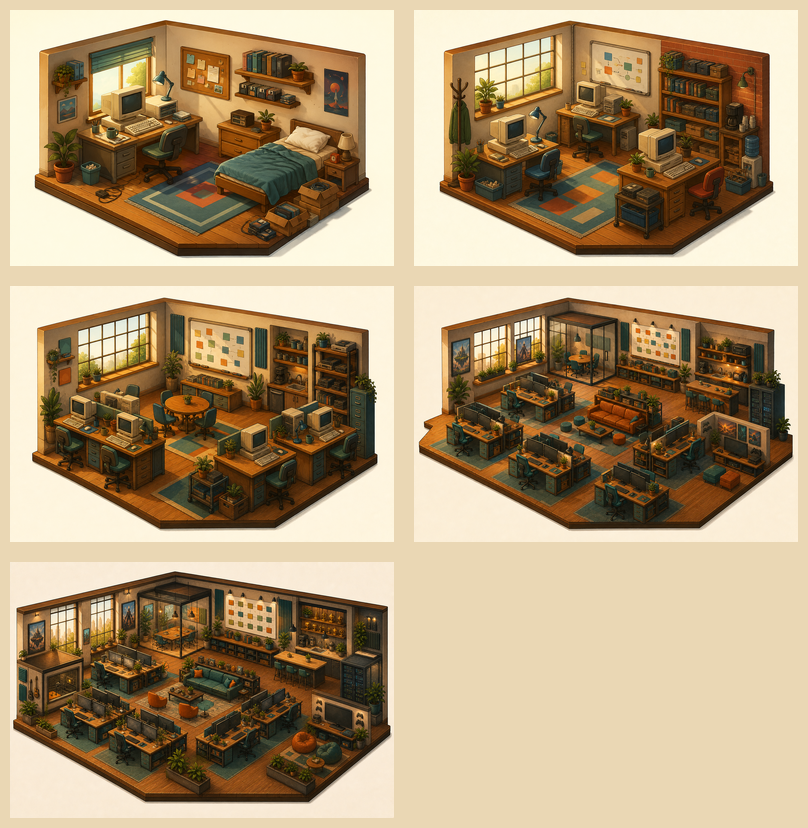
#> input picture artifacts/classic-studio-progression.png, 808 x 828 px
$ python prepare_workstation_asset.py ../../artifacts/classic-studio-progression.png out.png
#> lines starting #> are read from the running program, lines starting #| are printed output that depends on the picture
"""Turn an ImageGen checkerboard cutout into a compact transparent sprite."""

from pathlib import Path
import argparse

import numpy as np
from PIL import Image, ImageFilter


def prepare(source: Path, destination: Path, size: int) -> None:
#> called with size = 256
    image = Image.open(source).convert("RGB")
#> image is the input picture: PIL image 808x828 RGB; mean R, G, B 176, 153.7, 120.6
    rgb = np.asarray(image, dtype=np.float32) / 255.0
    value = rgb.mean(axis=2)
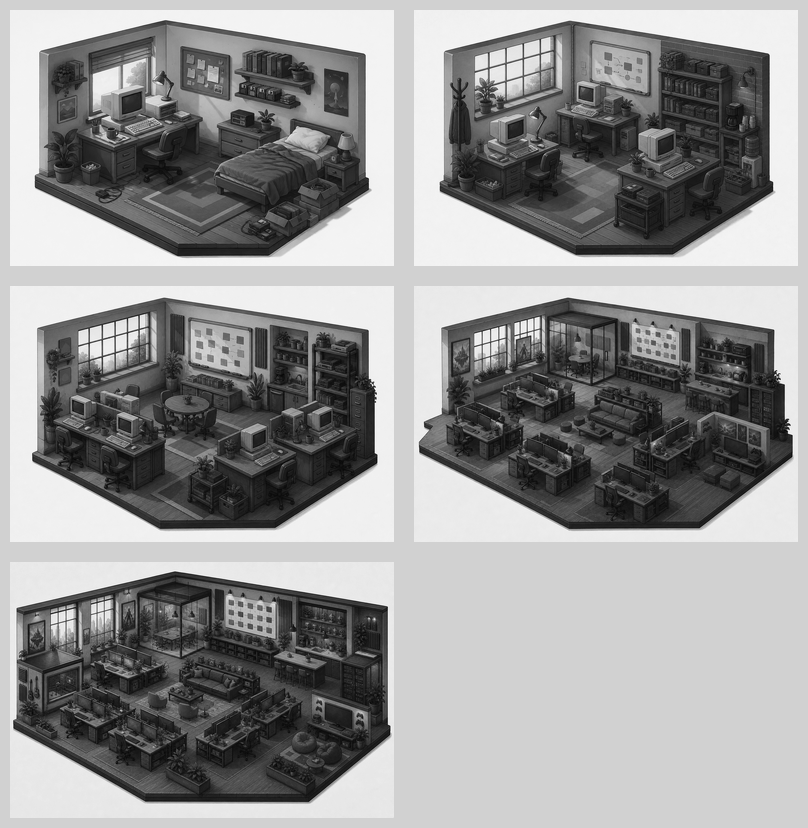
#> value: shape (828, 808) float32; min 0.0157, max 1, mean 0.589
    saturation = rgb.max(axis=2) - rgb.min(axis=2)
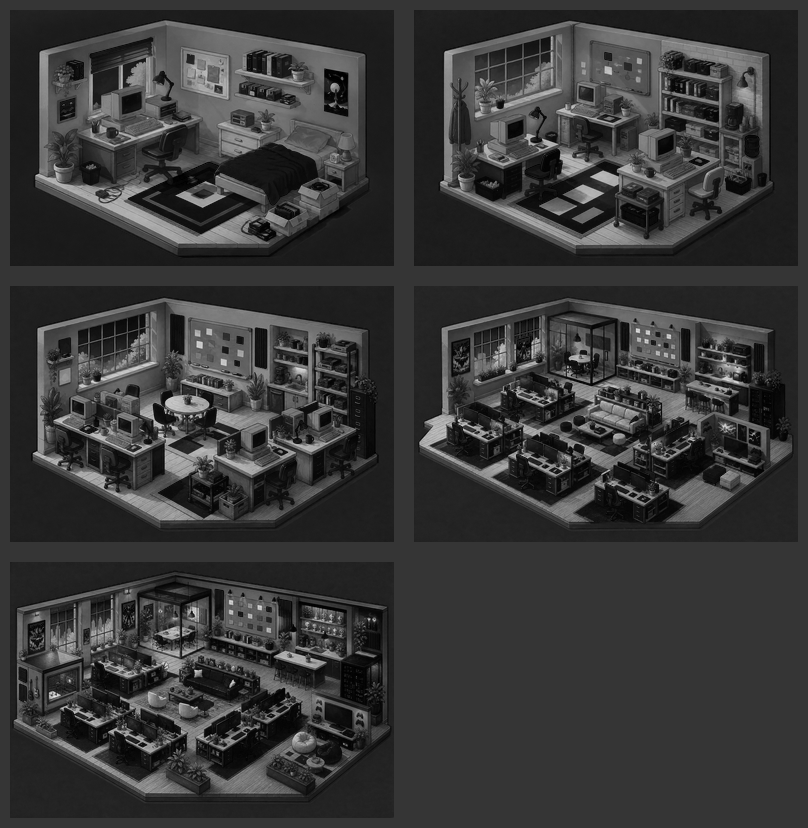
#> saturation: shape (828, 808) float32; min 0, max 0.914, mean 0.22

    # ImageGen occasionally rasterizes its transparency preview.  The two
    # neutral checker tones have almost no chroma and sit near white, while the
    # painted prop is either darker or warmer.  Combining both signals keeps
    # beige plastic and screen glow without preserving the checkerboard.
    chroma_alpha = np.clip((saturation - 0.018) / 0.075, 0.0, 1.0)
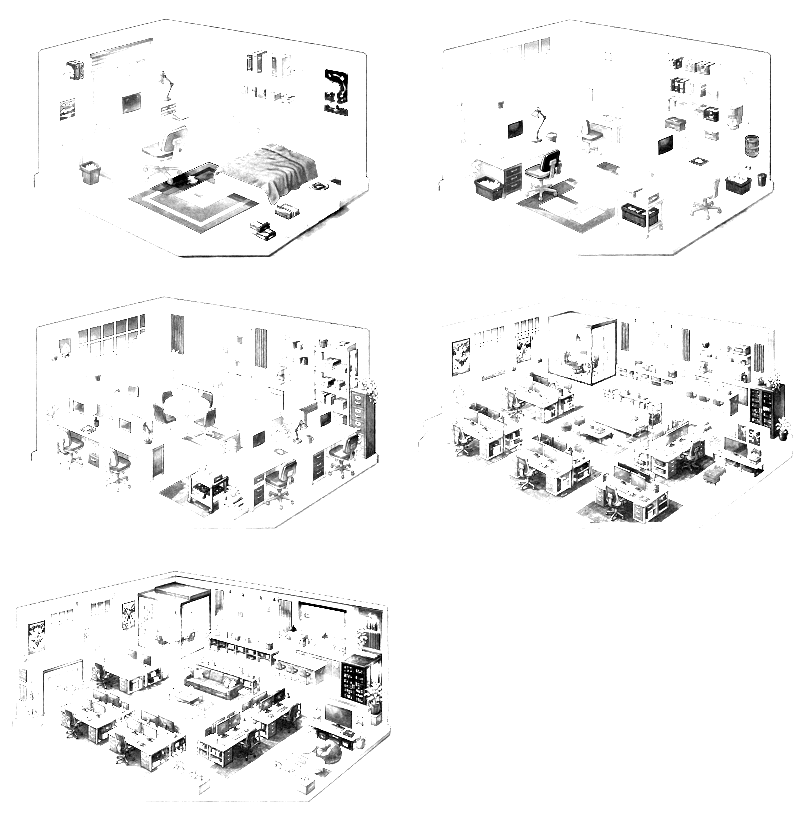
#> chroma_alpha: shape (828, 808) float32; min 0, max 1, mean 0.954
    dark_alpha = np.clip((0.91 - value) / 0.20, 0.0, 1.0)
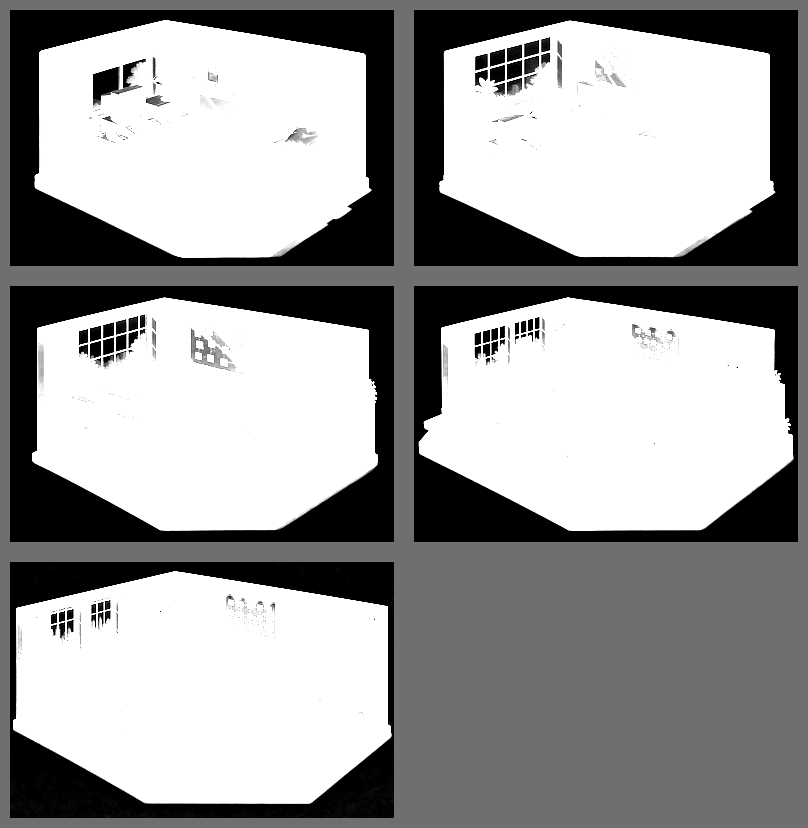
#> dark_alpha: shape (828, 808) float32; min 0, max 1, mean 0.611
    alpha = np.maximum(chroma_alpha, dark_alpha)
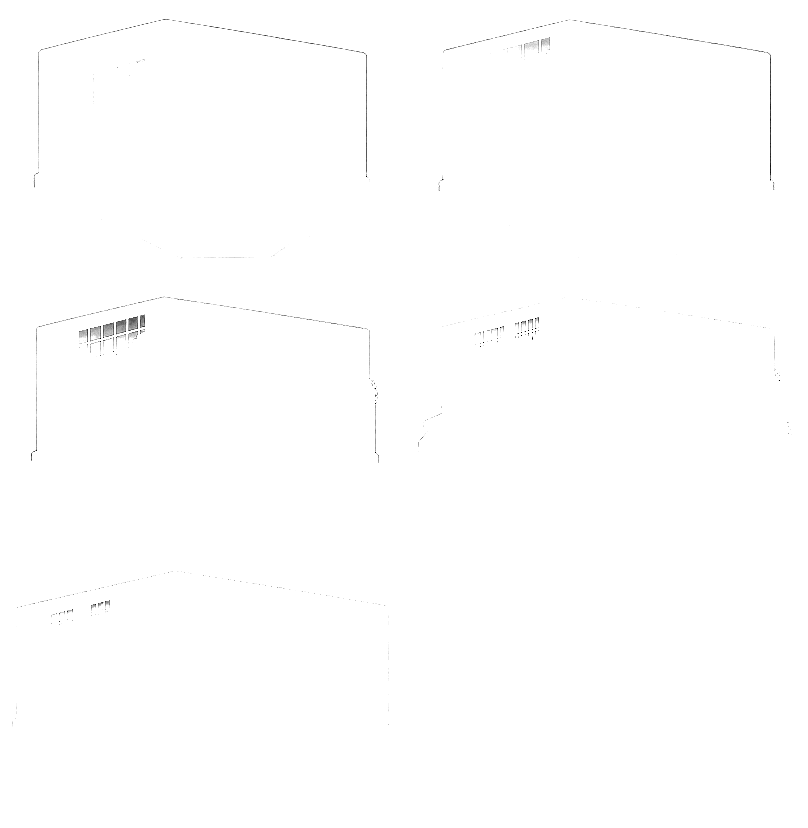
#> alpha: shape (828, 808) float32; min 0, max 1, mean 0.998
    alpha = np.uint8(np.clip(alpha * 255.0, 0, 255))
    alpha = np.asarray(Image.fromarray(alpha).filter(ImageFilter.GaussianBlur(0.7)))

    rgba = np.dstack((np.uint8(rgb * 255.0), alpha))
    result = Image.fromarray(rgba, "RGBA")
    bounds = result.getchannel("A").getbbox()
#> bounds = (0, 0, 808, 828)
    if bounds is None:
        raise RuntimeError(f"No foreground found in {source}")
    result = result.crop(bounds)

    padding = max(8, int(max(result.size) * 0.07))
#> padding = 57
    side = max(result.size) + padding * 2
#> side = 942
    square = Image.new("RGBA", (side, side))
#> square: PIL image 942x942 RGBA; every value is 0
    square.alpha_composite(result, ((side - result.width) // 2, (side - result.height) // 2))
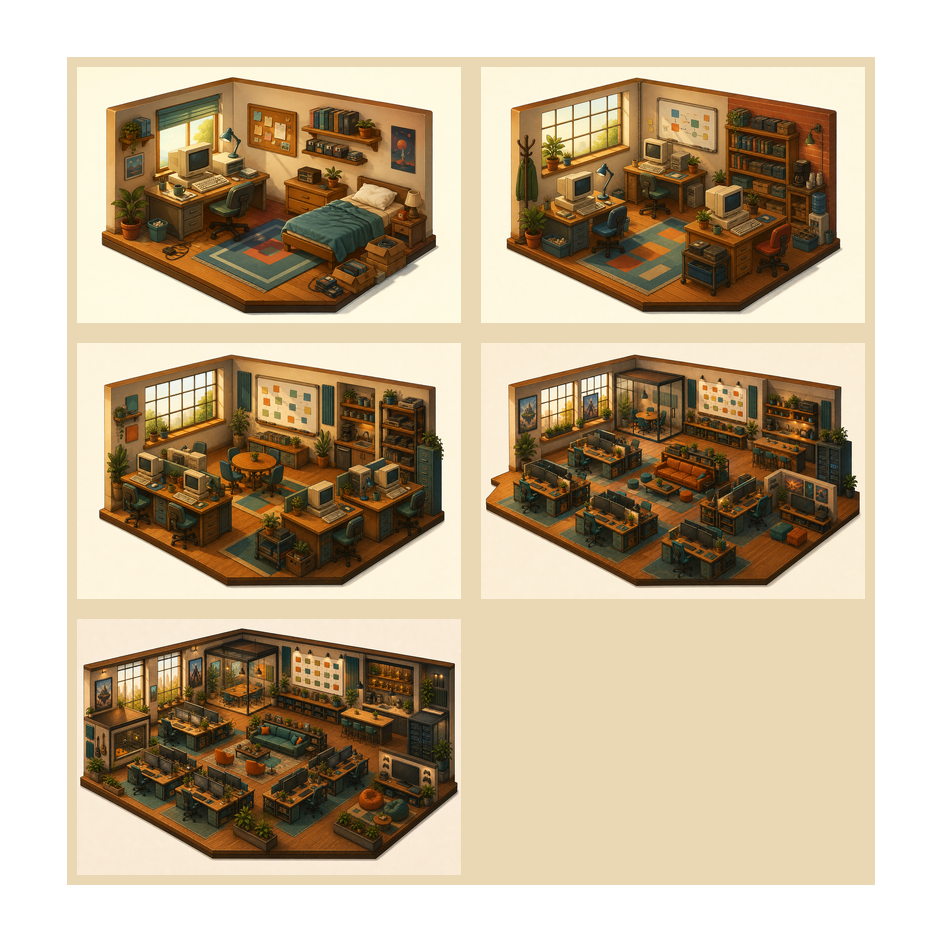
#> square: PIL image 942x942 RGBA; mean R, G, B, A 132.7, 115.9, 90.9, 191.9; transparent parts drawn white
    square = square.resize((size, size), Image.Resampling.LANCZOS)
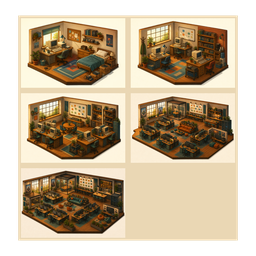
#> square: PIL image 256x256 RGBA; mean R, G, B, A 137.3, 119.6, 94, 191.9; transparent parts drawn white
    destination.parent.mkdir(parents=True, exist_ok=True)
    square.save(destination, optimize=True)


def main() -> None:
    parser = argparse.ArgumentParser()
    parser.add_argument("source", type=Path)
    parser.add_argument("destination", type=Path)
    parser.add_argument("--size", type=int, default=256)
    args = parser.parse_args()
    prepare(args.source, args.destination, args.size)


if __name__ == "__main__":
    main()

$ run again, on artifacts/office-remodel-painted-clean.png
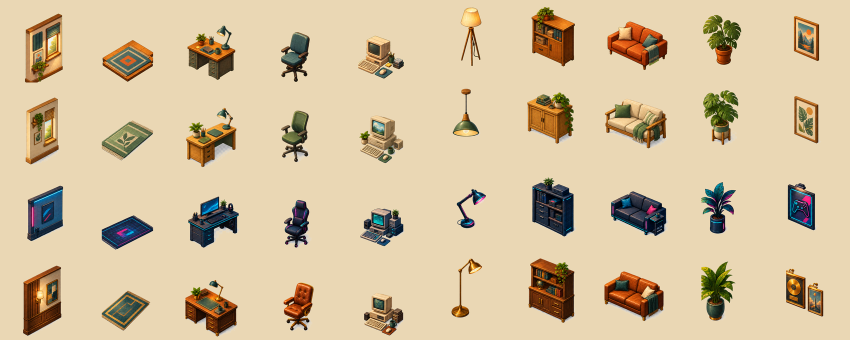
#> input picture artifacts/office-remodel-painted-clean.png, 1700 x 680 px (shown at 1/2 size)
#> in prepare, image is the input picture: PIL image 1700x680 RGB; mean R, G, B 212, 192.2, 158.1
#> in prepare, `alpha = np.maximum(chroma_alpha, dark_alpha)`:
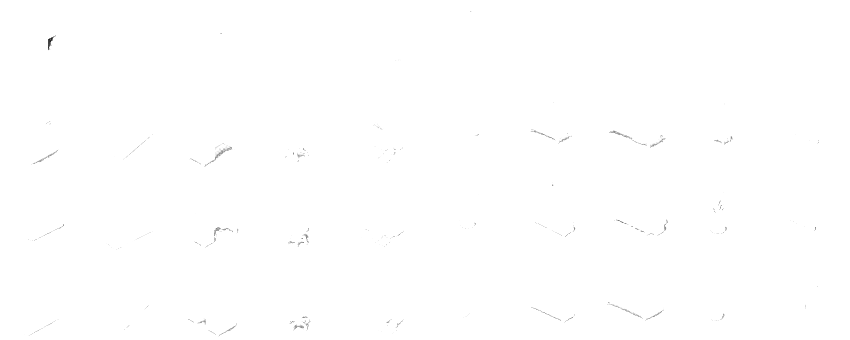
#> alpha: shape (680, 1700) float32 (shown at 1/2 size); min 0, max 1, mean 0.999
#> bounds = (0, 0, 1700, 680)
#> in prepare, `square = square.resize((size, size), Image.Resampling.LANCZOS)`:
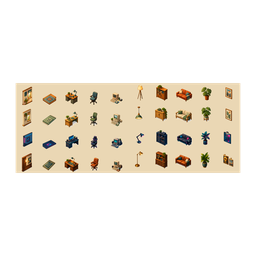
#> square: PIL image 256x256 RGBA; mean R, G, B, A 69.8, 63.6, 50.7, 78.4; transparent parts drawn white

$ run again, on artifacts/pa16-era-contact-sheet.png
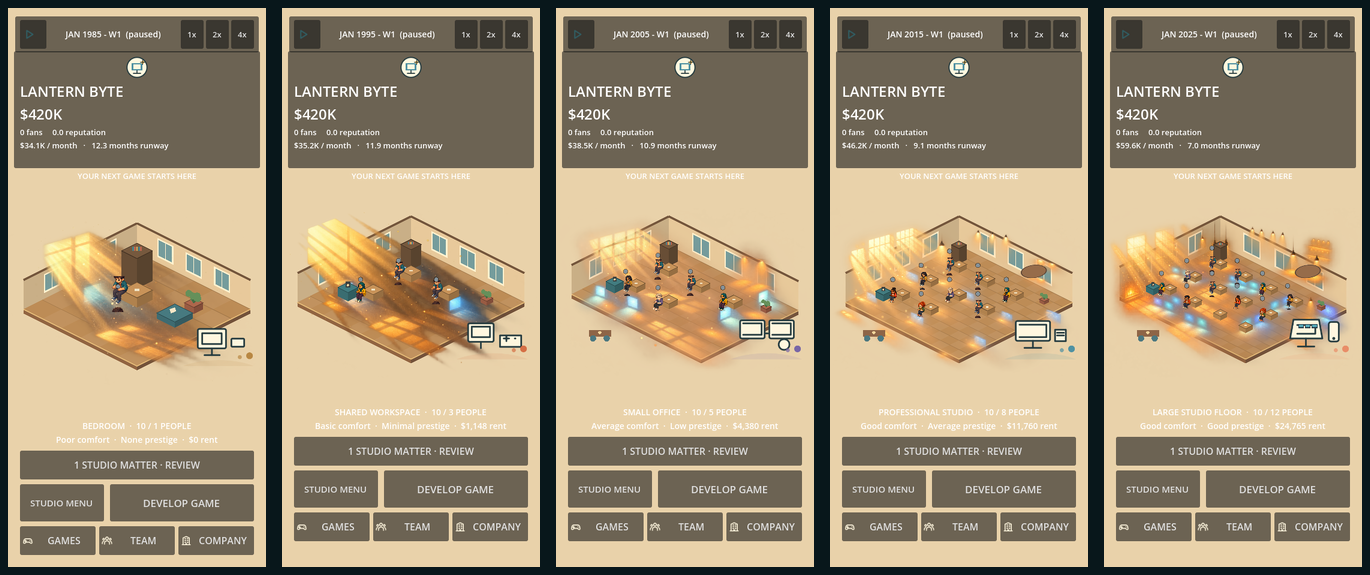
#> input picture artifacts/pa16-era-contact-sheet.png, 1370 x 575 px
#> in prepare, image is the input picture: PIL image 1370x575 RGB; mean R, G, B 161.9, 145.7, 118.2
#> in prepare, `alpha = np.maximum(chroma_alpha, dark_alpha)`:
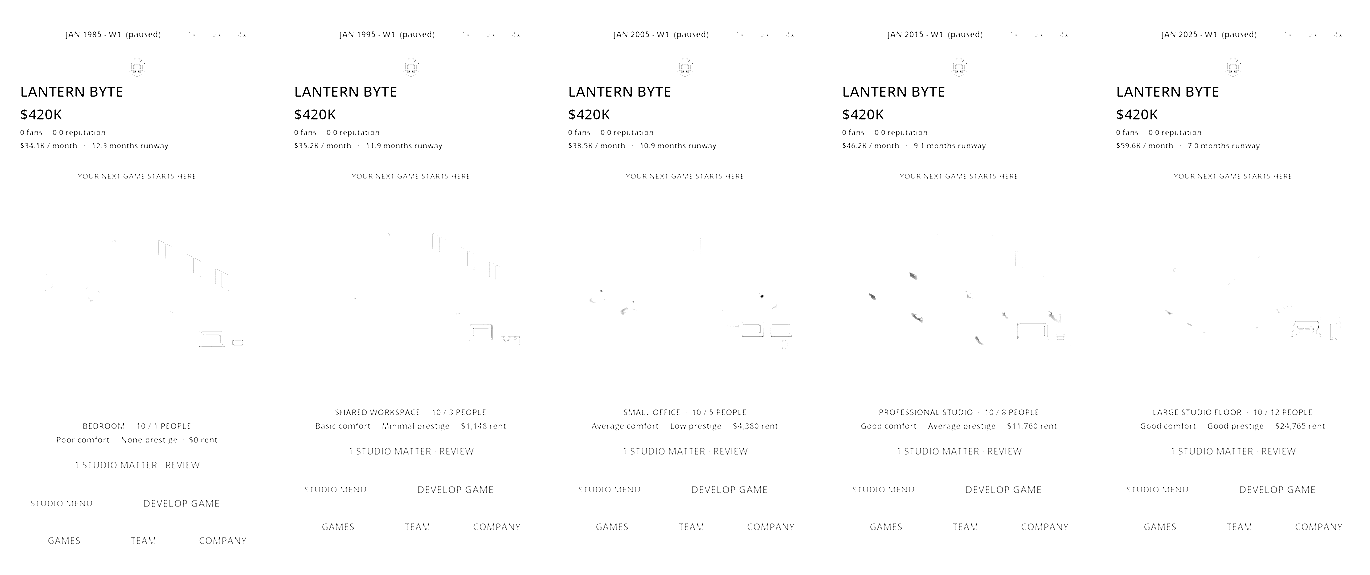
#> alpha: shape (575, 1370) float32; min 0, max 1, mean 0.991
#> bounds = (0, 0, 1370, 575)
#> in prepare, `square = square.resize((size, size), Image.Resampling.LANCZOS)`:
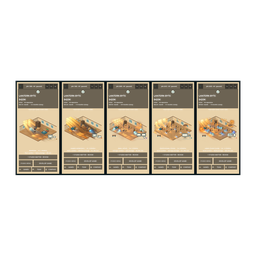
#> square: PIL image 256x256 RGBA; mean R, G, B, A 52.4, 47.2, 38.3, 81.8; transparent parts drawn white

$ run again, on artifacts/pa16-era-milestone-montage.png
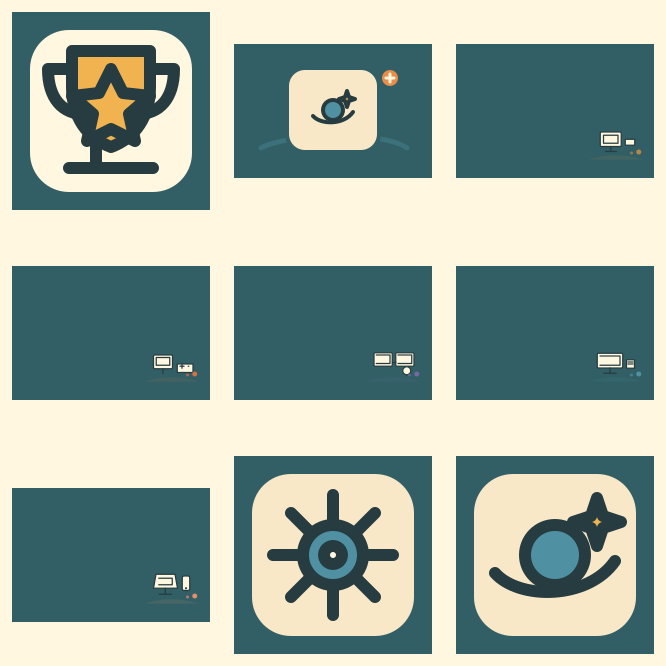
#> input picture artifacts/pa16-era-milestone-montage.png, 666 x 666 px
#> in prepare, image is the input picture: PIL image 666x666 RGB; mean R, G, B 153.2, 169.5, 158.9
#> bounds = (0, 0, 666, 666)
#> in prepare, `square = square.resize((size, size), Image.Resampling.LANCZOS)`:
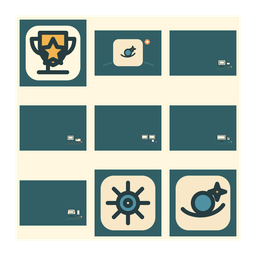
#> square: PIL image 256x256 RGBA; mean R, G, B, A 123.1, 136.2, 128, 196.8; transparent parts drawn white
